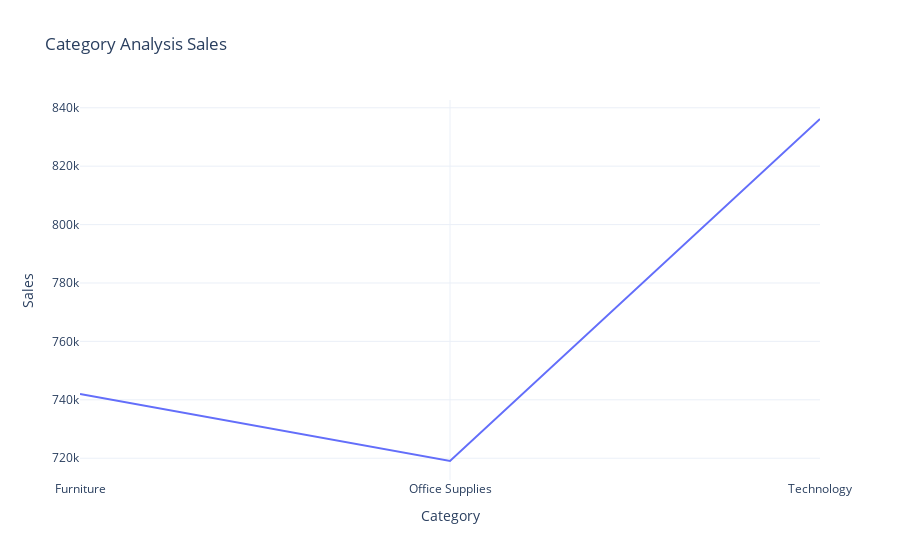

This figure's notebook cell:
### Code cell
cat_fig=px.line(category_sales,
        x='Category',
        y='Sales',
        title="Category Analysis Sales"
        )
cat_fig.show()

### Figure 1 — Plotly figure (JSON) as saved in the notebook; plotly's stock layout.template omitted (floating-point values rounded to 4 significant figures)
{"data": [{"hovertemplate": "Category=%{x}<br>Sales=%{y}<extra></extra>", "legendgroup": "", "line": {"color": "#636efa", "dash": "solid"}, "marker": {"symbol": "circle"}, "mode": "lines", "name": "", "orientation": "v", "showlegend": false, "type": "scatter", "x": ["Furniture", "Office Supplies", "Technology"], "xaxis": "x", "y": [742000.0, 719000.0, 836200.0], "yaxis": "y"}], "layout": {"legend": {"tracegroupgap": 0}, "title": {"text": "Category Analysis Sales"}, "xaxis": {"anchor": "y", "domain": [0, 1], "title": {"text": "Category"}}, "yaxis": {"anchor": "x", "domain": [0, 1], "title": {"text": "Sales"}}}}
